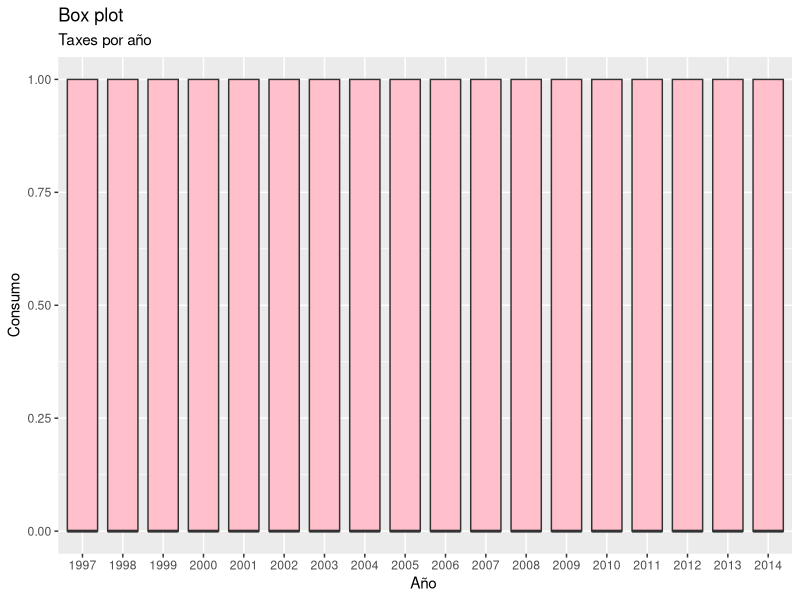
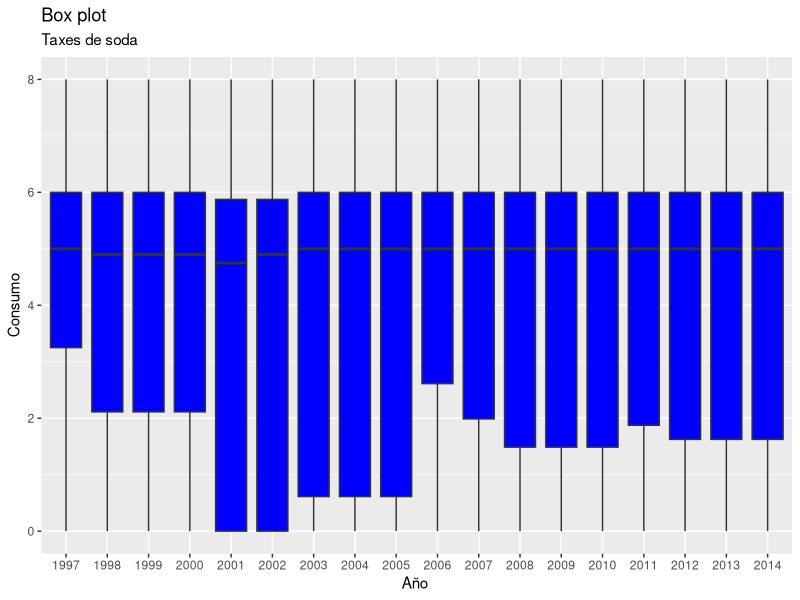
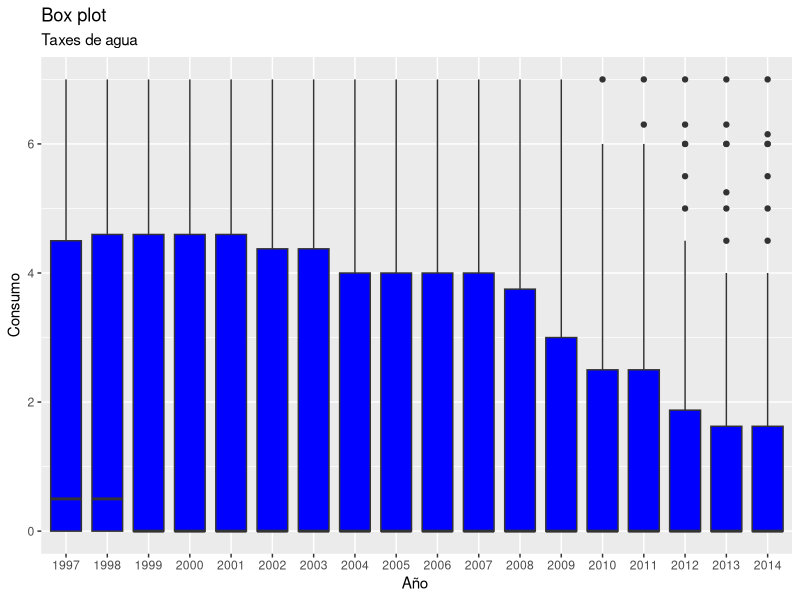
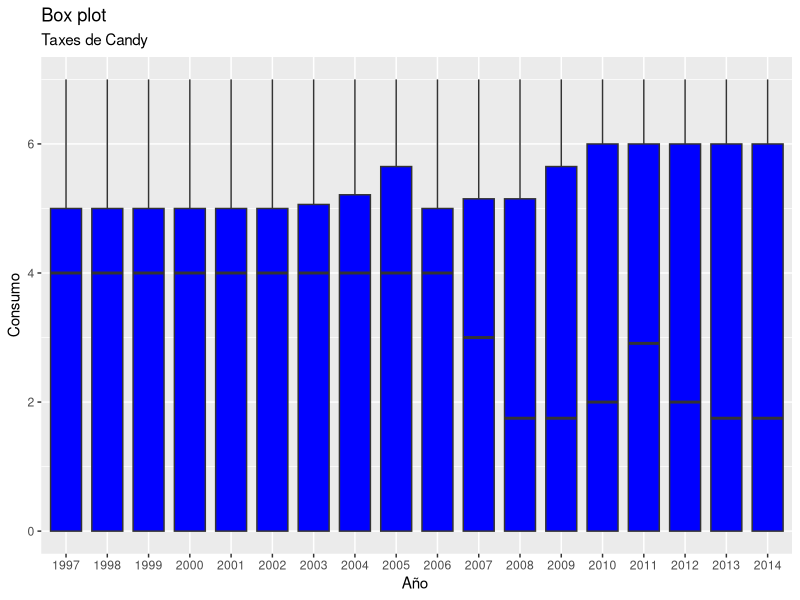
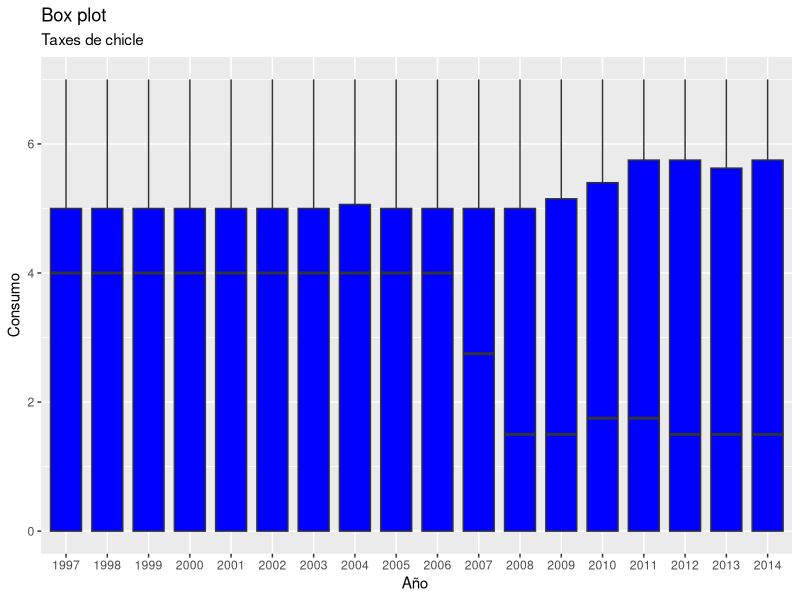
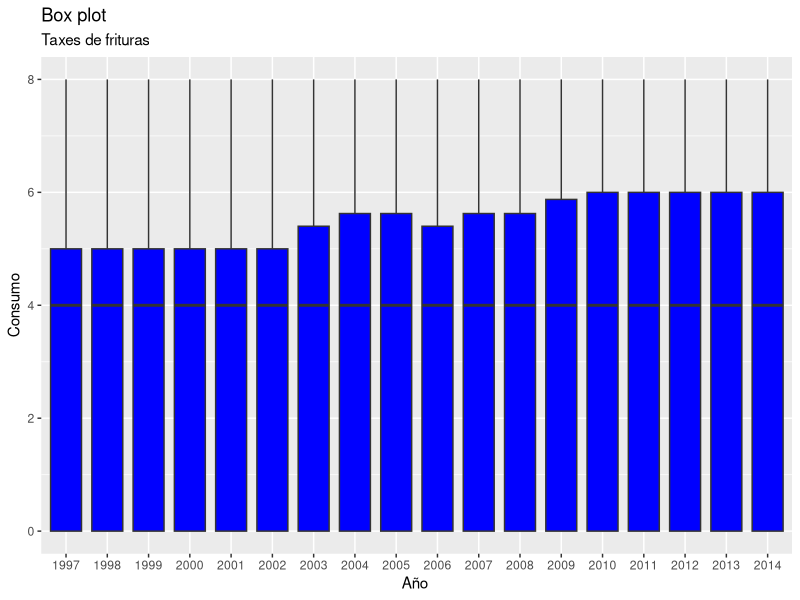
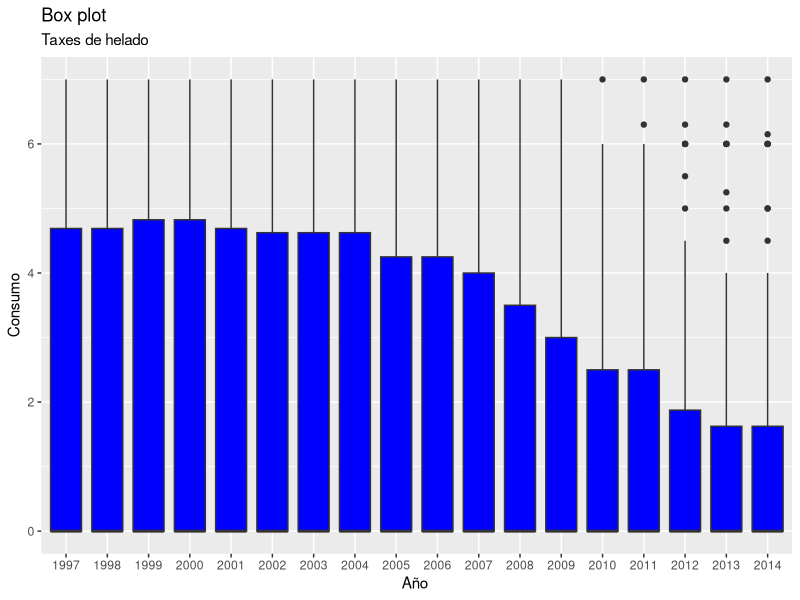
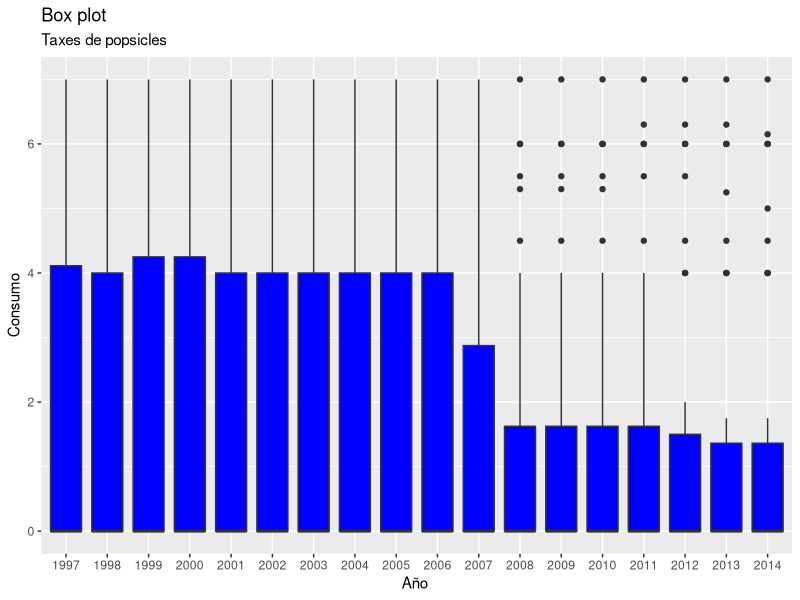

Write R code to recreate these figures, in order.
directorio_actual <- getwd()
setwd("/Users/miguela.monreal/CodigosVisInfo") #Esto sirve para establecer la carpeta en la que quieres trabajar 


datos <- read.csv("FoodTaxes.csv")
str(datos)
head(datos)

library(ggplot2)
datos$Year <- as.factor(datos$Year)
miGraf <- ggplot(datos, aes(Year, Disfavored.tax..Soda..Y.N.,))

miGraf +  geom_boxplot(varwidth = TRUE, fill = "pink") +
  labs(title = "Box plot", subtitle = "Taxes por año", 
       x = "Año ", y = "Consumo")

#taxes de Soda

miGraf <- ggplot(datos, aes(Year, Sales.Tax..regular.soda..VM.))

miGraf +  geom_boxplot(varwidth = TRUE, fill = "blue") +
  labs(title = "Box plot", subtitle = "Taxes de soda", 
       x = "Año ", y = "Consumo")

#Taxes de agua
miGraf <- ggplot(datos, aes(Year, Sales.Tax.rate.Bottled.Water ))

miGraf +  geom_boxplot(varwidth = TRUE, fill = "blue") +
  labs(title = "Box plot", subtitle = "Taxes de agua", 
       x = "Año ", y = "Consumo")

#taxes de candy
miGraf <- ggplot(datos, aes(Year, Sales.tax..Candy))

miGraf +  geom_boxplot(varwidth = TRUE, fill = "blue") +
  labs(title = "Box plot", subtitle = "Taxes de Candy", 
       x = "Año ", y = "Consumo")

#taxes de chicle
miGraf <- ggplot(datos, aes(Year, Sales.Tax..Gum))

miGraf +  geom_boxplot(varwidth = TRUE, fill = "blue") +
  labs(title = "Box plot", subtitle = "Taxes de chicle", 
       x = "Año ", y = "Consumo")

#Taxes papitas
miGraf <- ggplot(datos, aes(Year, Sales.Tax..Chips..Pretzels..VM.))

miGraf +  geom_boxplot(varwidth = TRUE, fill = "blue") +
  labs(title = "Box plot", subtitle = "Taxes de frituras", 
       x = "Año ", y = "Consumo")

#Taxes de helado
miGraf <- ggplot(datos, aes(Year, Sales.Tax..Ice.Cream))

miGraf +  geom_boxplot(varwidth = TRUE, fill = "blue") +
  labs(title = "Box plot", subtitle = "Taxes de helado", 
       x = "Año ", y = "Consumo")

#Taxes de popsicles
miGraf <- ggplot(datos, aes(Year, Sales.Tax..Popsicle ))

miGraf +  geom_boxplot(varwidth = TRUE, fill = "blue") +
  labs(title = "Box plot", subtitle = "Taxes de popsicles", 
       x = "Año ", y = "Consumo")
#Taxes malteadas
miGraf <- ggplot(datos, aes(Year, Sales.Tax..Milkshakes..Baked.Goods ))

miGraf +  geom_boxplot(varwidth = TRUE, fill = "blue") +
  labs(title = "Box plot", subtitle = "Taxes de malteadas", 
       x = "Año ", y = "Consumo")



